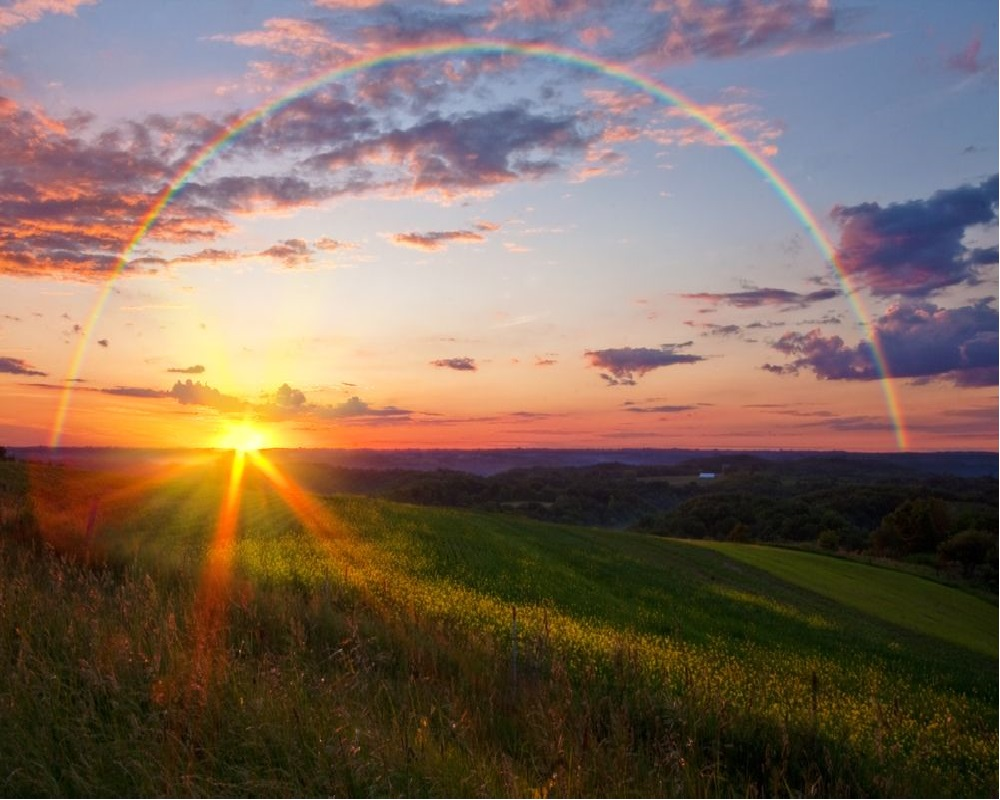
#> input picture rainbow.jpg, 1000 x 800 px
$ python task2.py
#> lines starting #> are read from the running program, lines starting #| are printed output that depends on the picture
import matplotlib.pyplot as plt
import matplotlib.image as mpimg
import numpy as np
from scipy import linalg
import copy


def image_svd(n):
    img=mpimg.imread('rainbow.jpg')

    [j,k,m] = [img[:,:,i] for i in range(3)]

    j1, j2, j3 = linalg.svd(j)
    k1, k2, k3 = linalg.svd(k)
    m1, m2, m3 = linalg.svd(m)

    j2_nonzero=(j2!=0).sum()
    k2_nonzero=(k2!=0).sum()
    m2_nonzero=(m2!=0).sum()
    print("The number of non zero elements in decompose sigma of red, green, blue matrices are", j2_nonzero,"," ,k2_nonzero,"and" ,m2_nonzero, "respectively.")


    j2[n:800] = np.zeros_like(j2[n:800])
    k2[n:800] = np.zeros_like(k2[n:800])
    m2[n:800] = np.zeros_like(m2[n:800])

    j2 = linalg.diagsvd(j2,800,1000)
    k2 = linalg.diagsvd(k2,800,1000)
    m2 = linalg.diagsvd(m2,800,1000)

    j_new = np.dot(j1, np.dot(j2, j3))
    k_new = np.dot(k1, np.dot(k2, k3))
    m_new = np.dot(m1, np.dot(m2, m3))

    img[:,:,0]=j_new
    img[:,:,1]=k_new
    img[:,:,2]=m_new

    fig2 = plt.figure(2)
    ax1 = fig2.add_subplot(2,2,1)
    ax2 = fig2.add_subplot(2,2,2)
    ax3 = fig2.add_subplot(2,2,3)
    ax4 = fig2.add_subplot(2,2,4)
    ax1.imshow(img)
    ax2.imshow(j_new, cmap = 'Blues')
    ax3.imshow(k_new, cmap = 'Reds')
    ax4.imshow(m_new, cmap = 'Greens')
    plt.show()


img=mpimg.imread('rainbow.jpg')
#> img is the input picture: shape (800, 1000, 3); mean R, G, B 125.3, 105.1, 91.6
img_ori = copy.deepcopy(img)
[j,k,m] = [img[:,:,i] for i in range(3)]
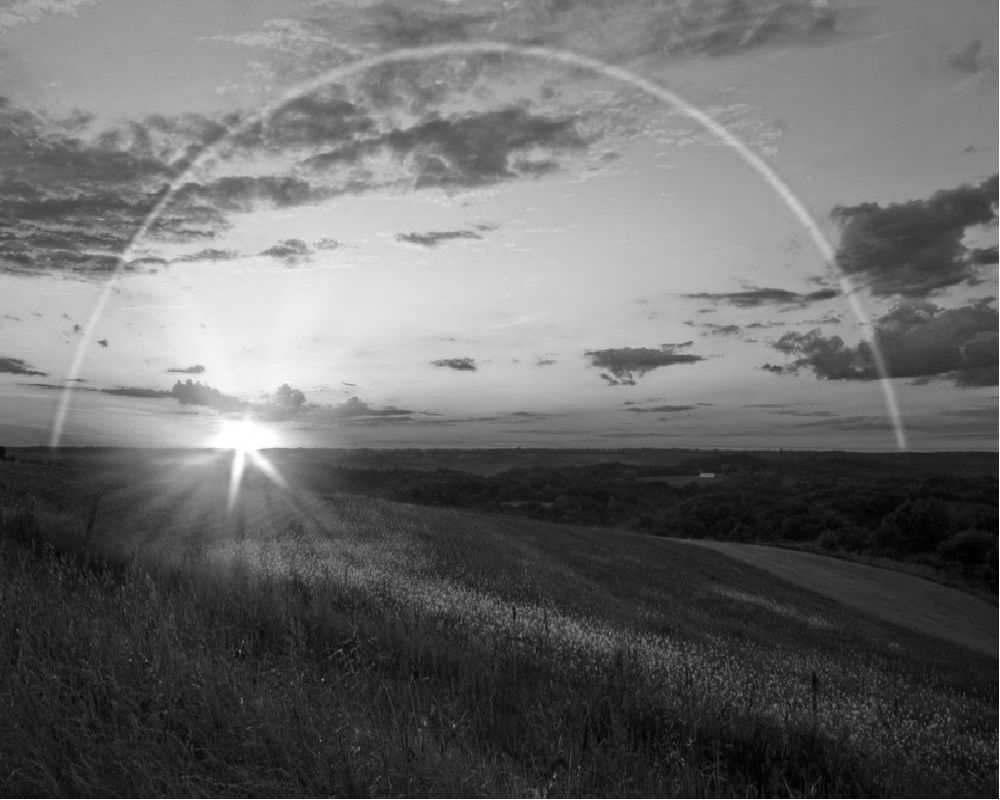
#> k: shape (800, 1000); min 0, max 255, mean 105.1
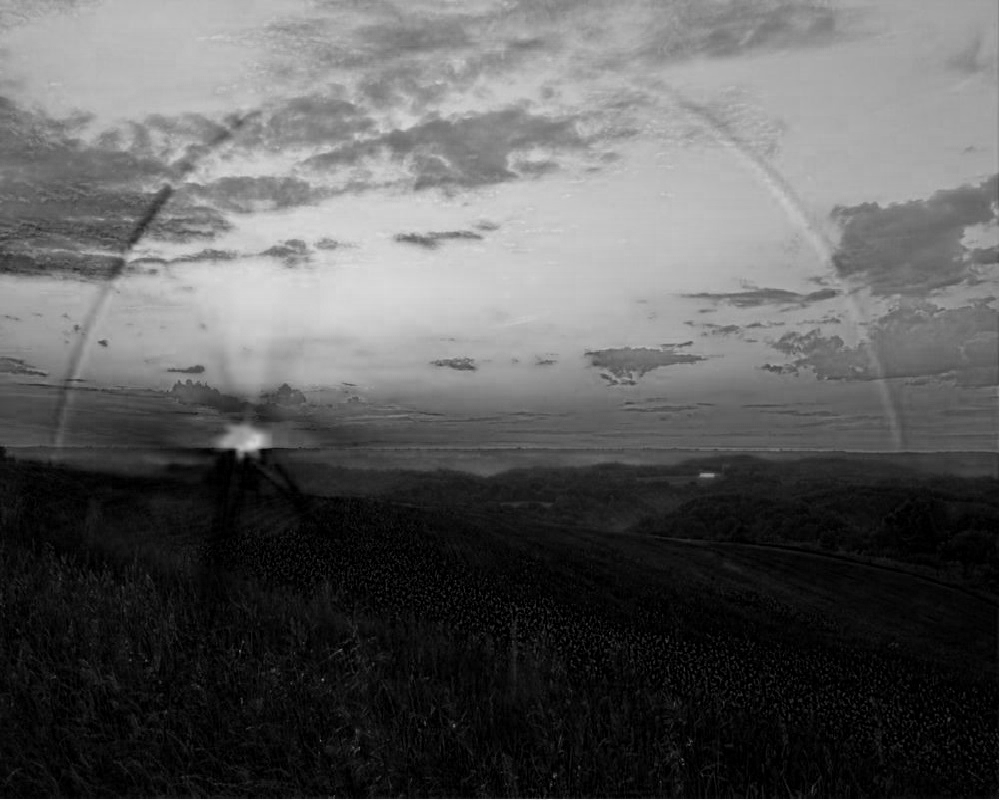
#> m: shape (800, 1000); min 0, max 255, mean 91.6
fig = plt.figure(1)
ax1 = fig.add_subplot(2,2,1)
ax2 = fig.add_subplot(2,2,2)
ax3 = fig.add_subplot(2,2,3)
ax4 = fig.add_subplot(2,2,4)
ax1.imshow(img_ori)
ax2.imshow(j, cmap = 'Blues')
ax3.imshow(k, cmap = 'Reds')
ax4.imshow(m, cmap = 'Greens')
plt.show()
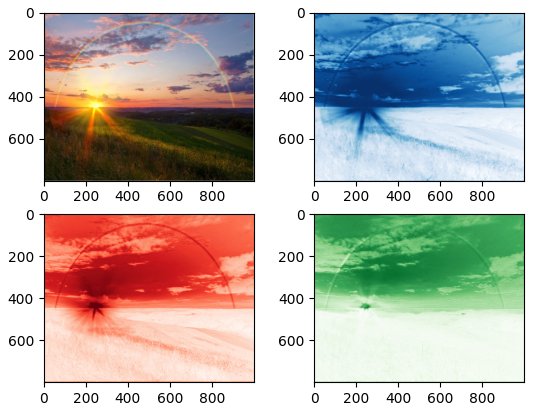
#> figure drawn by matplotlib, 4 panels

image_svd(30)
#> in image_svd, `j1, j2, j3 = linalg.svd(j)`:
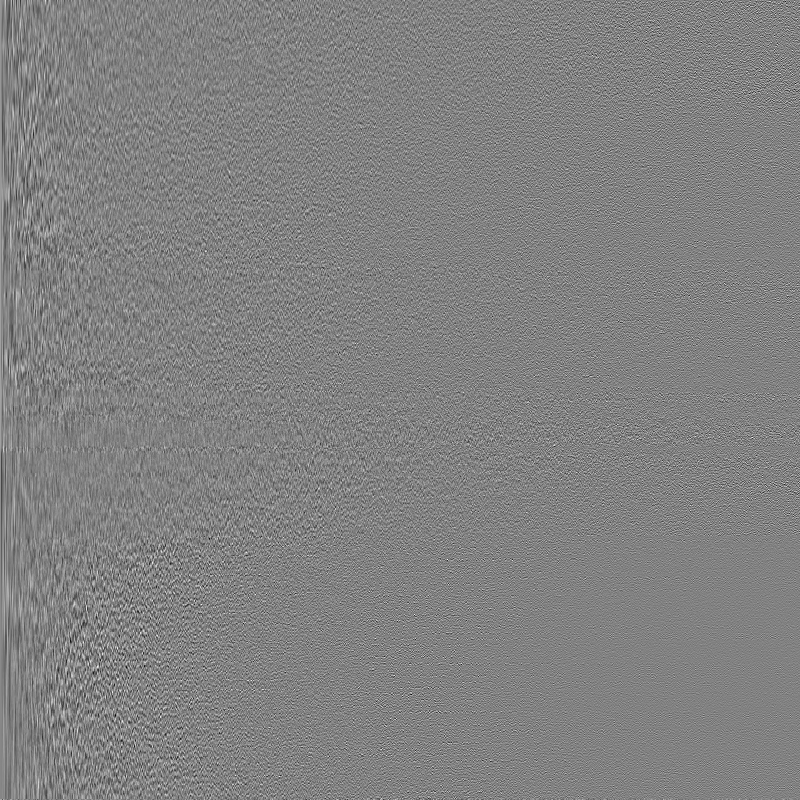
#> j1: shape (800, 800) float32; min -0.223, max 0.215, mean 2.9e-05; drawn with min black and max white
#> in image_svd, `j1, j2, j3 = linalg.svd(j)`: j2 = 800 values, max 128506.1 at index 0, min 2.49 at index 799, mean 409.7
#> in image_svd, `k1, k2, k3 = linalg.svd(k)`:
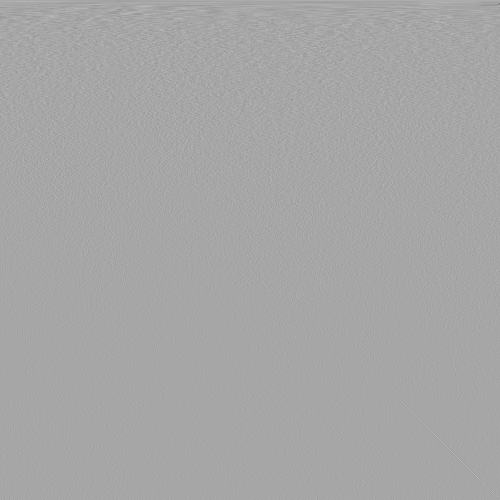
#> k3: shape (1000, 1000) float32 (shown at 1/2 size); min -0.704, max 0.374, mean 3.81e-05; drawn with min black and max white
#> in image_svd, `k1, k2, k3 = linalg.svd(k)`: k2 = 800 values, max 108363.6 at index 0, min 2.41 at index 799, mean 350.7
#> in image_svd, `m1, m2, m3 = linalg.svd(m)`:
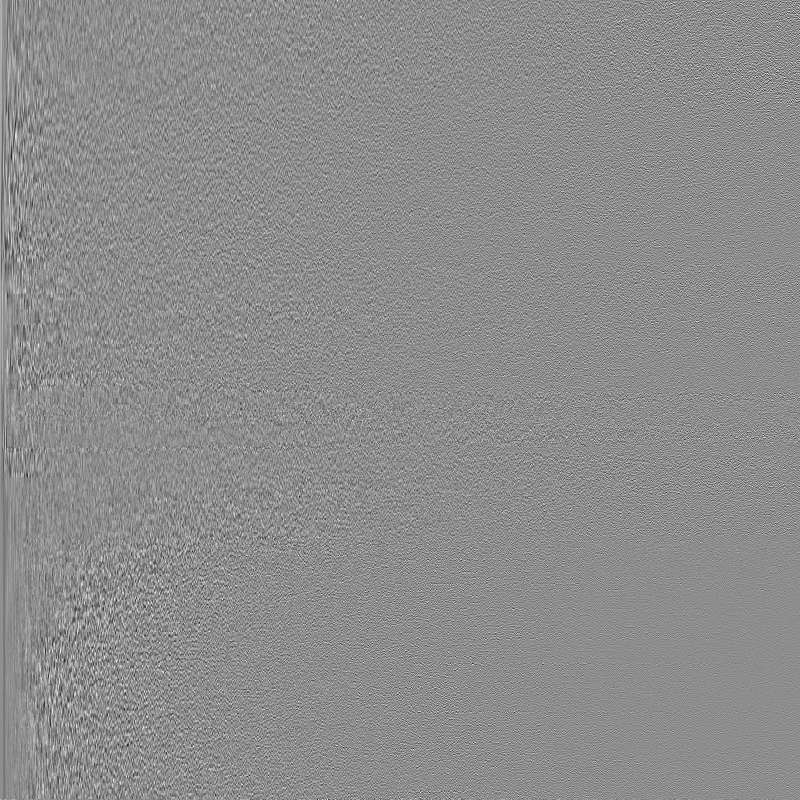
#> m1: shape (800, 800) float32; min -0.248, max 0.2, mean -7.25e-06; drawn with min black and max white
#> in image_svd, `m1, m2, m3 = linalg.svd(m)`: m2 = 800 values, max 104031 at index 0, min 2.72 at index 799, mean 315.2
#> in image_svd, `j2_nonzero=(j2!=0).sum()`: j2_nonzero = 800
#| The number of non zero elements in decompose sigma of red, green, blue matrices are 800 , 800 and 800 respectively.
#> in image_svd, `j_new = np.dot(j1, np.dot(j2, j3))`:
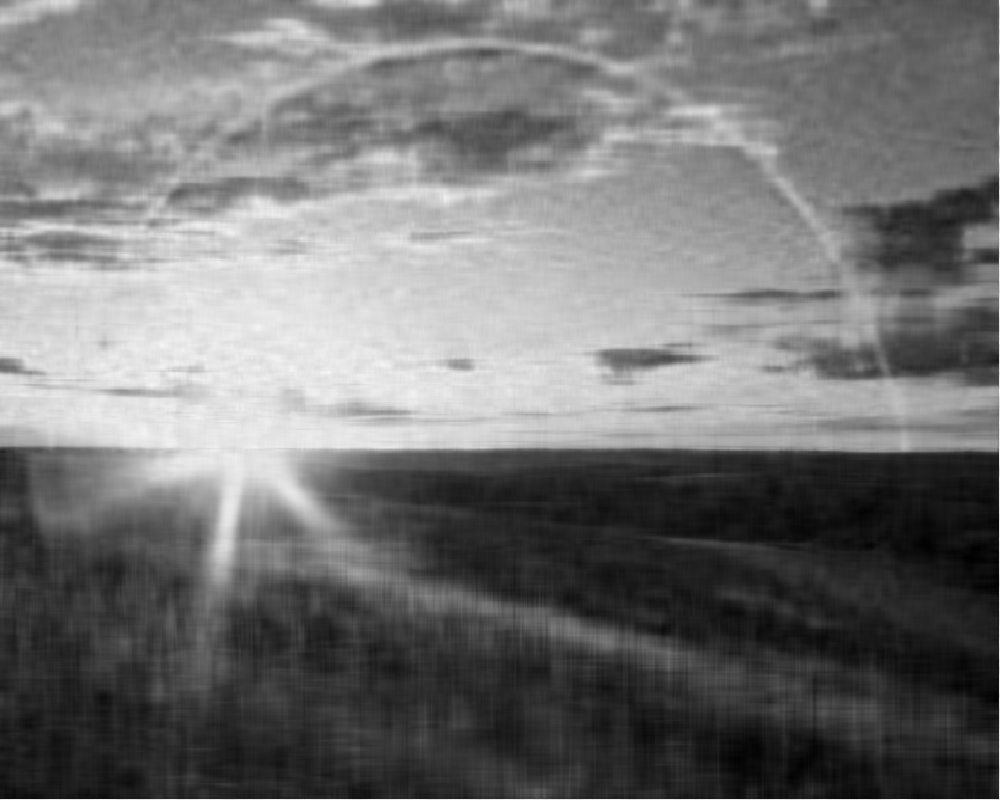
#> j_new: shape (800, 1000) float32; min -2.54, max 281.2, mean 125.3; drawn with min black and max white
#> (the run stopped early here; a loop or call above may not have finished)

$ run again, with resolution200.png saved as rainbow.jpg
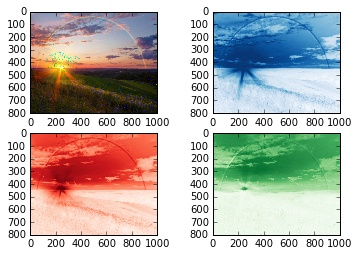
#> input picture resolution200.png, 359 x 256 px
#> img is the input picture: shape (256, 359, 3); mean R, G, B 188.3, 185.5, 180.4
#> in image_svd, `j1, j2, j3 = linalg.svd(j)`:
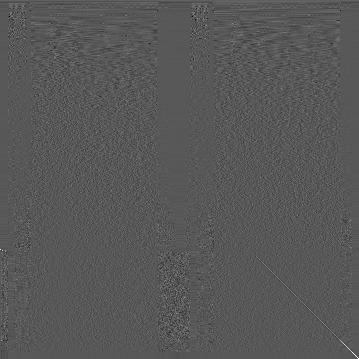
#> j3: shape (359, 359) float32; min -0.519, max 0.98, mean 0.000185; drawn with min black and max white
#> j2 = 256 values, max 59461.4 at index 0, min 0.00349 at index 250, mean 618.8
#> k2 = 256 values, max 58731.4 at index 0, min 0.00343 at index 250, mean 599.1
#> in image_svd, `m1, m2, m3 = linalg.svd(m)`:
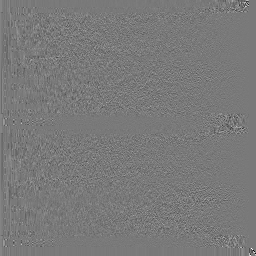
#> m1: shape (256, 256) float32; min -0.817, max 0.894, mean 0.000173; drawn with min black and max white
#> m2 = 256 values, max 57723.6 at index 0, min 0.00336 at index 255, mean 588.3
#> j2_nonzero = 256
#| The number of non zero elements in decompose sigma of red, green, blue matrices are 256 , 256 and 256 respectively.
